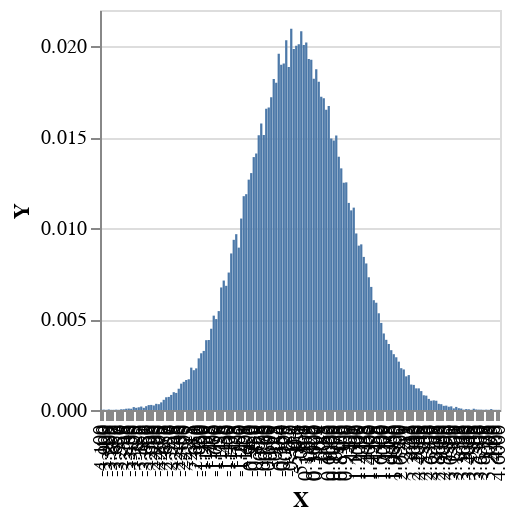

Notebook source saved alongside this figure:
### Markdown cell above
We'd like to view a histogram of samples, which in the limit of many samples should tend to the PDF of a normal distribution. Again, we could apply a histogram to the list of samples, but it's nicer to apply a `histogram` function to `multipleDraws`, to define a distribution over histograms from which we'll sample.

### Code cell
sampleIO $ 
    plotVega . fmap (first (pack . take 6 . show)) . toEmpirical . toBins 0.05 
    <$> replicateM 100000 model2

### Figure 1 — Vega-Lite specification as saved in the notebook (floating-point values rounded to 4 significant figures; data arrays with more than 128 entries replaced by an {"elided": "..."} marker saying what was removed)
{"$schema": "https://vega.github.io/schema/vega-lite/v4.json", "data": {"values": {"elided": "160 records"}}, "encoding": {"x": {"field": "X", "sort": {"elided": "160 str values"}, "type": "nominal"}, "y": {"field": "Y", "type": "quantitative"}}, "height": 200, "mark": "bar", "width": 200}
